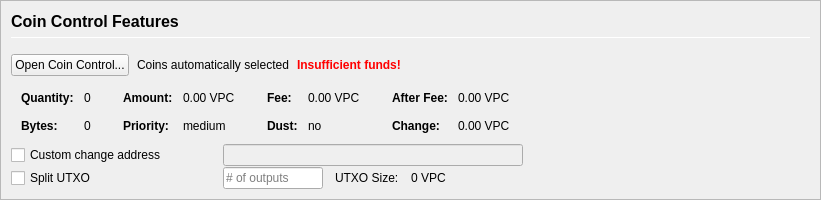
         <widget class="QFrame" name="frameCoinControl">
          <property name="sizePolicy">
           <sizepolicy hsizetype="Expanding" vsizetype="Expanding">
            <horstretch>0</horstretch>
            <verstretch>0</verstretch>
           </sizepolicy>
          </property>
          <property name="maximumSize">
           <size>
            <width>16777215</width>
            <height>16777215</height>
           </size>
          </property>
          <property name="frameShape">
           <enum>QFrame::StyledPanel</enum>
          </property>
          <property name="frameShadow">
           <enum>QFrame::Sunken</enum>
          </property>
          <layout class="QVBoxLayout" name="verticalLayoutCoinControl2">
           <property name="spacing">
            <number>0</number>
           </property>
           <property name="margin">
            <number>0</number>
           </property>
           <item>
            <widget class="QFrame" name="frameCoinControl_BG">
             <layout class="QVBoxLayout" name="verticalLayoutCoinControl" stretch="0,0,0,0,0,0">
              <property name="spacing">
               <number>1</number>
              </property>
              <property name="leftMargin">
               <number>10</number>
              </property>
              <property name="topMargin">
               <number>10</number>
              </property>
              <item>
               <layout class="QHBoxLayout" name="horizontalLayoutCoinControl1">
                <property name="bottomMargin">
                 <number>15</number>
                </property>
                <item>
                 <layout class="QVBoxLayout" name="verticalLayout_3">
                  <property name="spacing">
                   <number>6</number>
                  </property>
                  <item>
                   <widget class="QLabel" name="labelCoinControlFeatures">
                    <property name="sizePolicy">
                     <sizepolicy hsizetype="Preferred" vsizetype="Maximum">
                      <horstretch>0</horstretch>
                      <verstretch>0</verstretch>
                     </sizepolicy>
                    </property>
                    <property name="minimumSize">
                     <size>
                      <width>0</width>
                      <height>20</height>
                     </size>
                    </property>
                    <property name="font">
                     <font>
                      <pointsize>12</pointsize>
                      <weight>75</weight>
                      <bold>true</bold>
                     </font>
                    </property>
                    <property name="styleSheet">
                     <string notr="true">font-weight:bold;</string>
                    </property>
                    <property name="text">
                     <string>Coin Control Features</string>
                    </property>
                   </widget>
                  </item>
                  <item>
                   <widget class="Line" name="line">
                    <property name="minimumSize">
                     <size>
                      <width>0</width>
                      <height>1</height>
                     </size>
                    </property>
                    <property name="maximumSize">
                     <size>
                      <width>16777215</width>
                      <height>1</height>
                     </size>
                    </property>
                    <property name="orientation">
                     <enum>Qt::Horizontal</enum>
                    </property>
                   </widget>
                  </item>
                 </layout>
                </item>
               </layout>
              </item>
              <item>
               <layout class="QHBoxLayout" name="horizontalLayoutCoinControl2" stretch="0,0,0,0">
                <property name="spacing">
                 <number>8</number>
                </property>
                <property name="bottomMargin">
                 <number>10</number>
                </property>
                <item>
                 <widget class="QPushButton" name="pushButtonCoinControl">
                  <property name="styleSheet">
                   <string notr="true"/>
                  </property>
                  <property name="text">
                   <string>Open Coin Control...</string>
                  </property>
                  <property name="autoDefault">
                   <bool>false</bool>
                  </property>
                 </widget>
                </item>
                <item>
                 <widget class="QLabel" name="labelCoinControlAutomaticallySelected">
                  <property name="text">
                   <string>Coins automatically selected</string>
                  </property>
                  <property name="margin">
                   <number>5</number>
                  </property>
                 </widget>
                </item>
                <item>
                 <widget class="QLabel" name="labelCoinControlInsuffFunds">
                  <property name="font">
                   <font>
                    <weight>75</weight>
                    <bold>true</bold>
                   </font>
                  </property>
                  <property name="styleSheet">
                   <string notr="true">color:red;font-weight:bold;</string>
                  </property>
                  <property name="text">
                   <string>Insufficient funds!</string>
                  </property>
                  <property name="margin">
                   <number>5</number>
                  </property>
                 </widget>
                </item>
                <item>
                 <spacer name="horizontalSpacerCoinControl">
                  <property name="orientation">
                   <enum>Qt::Horizontal</enum>
                  </property>
                  <property name="sizeHint" stdset="0">
                   <size>
                    <width>40</width>
                    <height>1</height>
                   </size>
                  </property>
                 </spacer>
                </item>
               </layout>
              </item>
              <item>
               <widget class="QWidget" name="widgetCoinControl" native="true">
                <property name="sizePolicy">
                 <sizepolicy hsizetype="Preferred" vsizetype="Preferred">
                  <horstretch>0</horstretch>
                  <verstretch>0</verstretch>
                 </sizepolicy>
                </property>
                <property name="minimumSize">
                 <size>
                  <width>0</width>
                  <height>0</height>
                 </size>
                </property>
                <property name="styleSheet">
                 <string notr="true"/>
                </property>
                <layout class="QHBoxLayout" name="horizontalLayoutCoinControl5">
                 <property name="margin">
                  <number>0</number>
                 </property>
                 <item>
                  <layout class="QHBoxLayout" name="horizontalLayoutCoinControl3" stretch="0,0,0,1">
                   <property name="spacing">
                    <number>20</number>
                   </property>
                   <property name="topMargin">
                    <number>0</number>
                   </property>
                   <property name="bottomMargin">
                    <number>10</number>
                   </property>
                   <item>
                    <layout class="QFormLayout" name="formLayoutCoinControl1">
                     <property name="horizontalSpacing">
                      <number>10</number>
                     </property>
                     <property name="verticalSpacing">
                      <number>14</number>
                     </property>
                     <property name="leftMargin">
                      <number>10</number>
                     </property>
                     <property name="topMargin">
                      <number>4</number>
                     </property>
                     <property name="rightMargin">
                      <number>6</number>
                     </property>
                     <item row="0" column="0">
                      <widget class="QLabel" name="labelCoinControlQuantityText">
                       <property name="font">
                        <font>
                         <weight>75</weight>
                         <bold>true</bold>
                        </font>
                       </property>
                       <property name="text">
                        <string>Quantity:</string>
                       </property>
                       <property name="margin">
                        <number>0</number>
                       </property>
                      </widget>
                     </item>
                     <item row="0" column="1">
                      <widget class="QLabel" name="labelCoinControlQuantity">
                       <property name="cursor">
                        <cursorShape>IBeamCursor</cursorShape>
                       </property>
                       <property name="contextMenuPolicy">
                        <enum>Qt::ActionsContextMenu</enum>
                       </property>
                       <property name="text">
                        <string notr="true">0</string>
                       </property>
                       <property name="margin">
                        <number>0</number>
                       </property>
                       <property name="textInteractionFlags">
                        <set>Qt::LinksAccessibleByMouse|Qt::TextSelectableByKeyboard|Qt::TextSelectableByMouse</set>
                       </property>
                      </widget>
                     </item>
                     <item row="1" column="0">
                      <widget class="QLabel" name="labelCoinControlBytesText">
                       <property name="font">
                        <font>
                         <weight>75</weight>
                         <bold>true</bold>
                        </font>
                       </property>
                       <property name="text">
                        <string>Bytes:</string>
                       </property>
                      </widget>
                     </item>
                     <item row="1" column="1">
                      <widget class="QLabel" name="labelCoinControlBytes">
                       <property name="cursor">
                        <cursorShape>IBeamCursor</cursorShape>
                       </property>
                       <property name="contextMenuPolicy">
                        <enum>Qt::ActionsContextMenu</enum>
                       </property>
                       <property name="text">
                        <string notr="true">0</string>
                       </property>
                       <property name="textInteractionFlags">
                        <set>Qt::LinksAccessibleByMouse|Qt::TextSelectableByKeyboard|Qt::TextSelectableByMouse</set>
                       </property>
                      </widget>
                     </item>
                    </layout>
                   </item>
                   <item>
                    <layout class="QFormLayout" name="formLayoutCoinControl2">
                     <property name="horizontalSpacing">
                      <number>10</number>
                     </property>
                     <property name="verticalSpacing">
                      <number>14</number>
                     </property>
                     <property name="leftMargin">
                      <number>6</number>
                     </property>
                     <property name="topMargin">
                      <number>4</number>
                     </property>
                     <property name="rightMargin">
                      <number>6</number>
                     </property>
                     <item row="0" column="0">
                      <widget class="QLabel" name="labelCoinControlAmountText">
                       <property name="font">
                        <font>
                         <weight>75</weight>
                         <bold>true</bold>
                        </font>
                       </property>
                       <property name="text">
                        <string>Amount:</string>
                       </property>
                       <property name="margin">
                        <number>0</number>
                       </property>
                      </widget>
                     </item>
                     <item row="0" column="1">
                      <widget class="QLabel" name="labelCoinControlAmount">
                       <property name="cursor">
                        <cursorShape>IBeamCursor</cursorShape>
                       </property>
                       <property name="contextMenuPolicy">
                        <enum>Qt::ActionsContextMenu</enum>
                       </property>
                       <property name="text">
                        <string notr="true">0.00 VPC</string>
                       </property>
                       <property name="textInteractionFlags">
                        <set>Qt::LinksAccessibleByMouse|Qt::TextSelectableByKeyboard|Qt::TextSelectableByMouse</set>
                       </property>
                      </widget>
                     </item>
                     <item row="1" column="0">
                      <widget class="QLabel" name="labelCoinControlPriorityText">
                       <property name="font">
                        <font>
                         <weight>75</weight>
                         <bold>true</bold>
                        </font>
                       </property>
                       <property name="text">
                        <string>Priority:</string>
                       </property>
                      </widget>
                     </item>
                     <item row="1" column="1">
                      <widget class="QLabel" name="labelCoinControlPriority">
                       <property name="cursor">
                        <cursorShape>IBeamCursor</cursorShape>
                       </property>
                       <property name="contextMenuPolicy">
                        <enum>Qt::ActionsContextMenu</enum>
                       </property>
                       <property name="text">
                        <string>medium</string>
                       </property>
                       <property name="textInteractionFlags">
                        <set>Qt::LinksAccessibleByMouse|Qt::TextSelectableByKeyboard|Qt::TextSelectableByMouse</set>
                       </property>
                      </widget>
                     </item>
                    </layout>
                   </item>
                   <item>
                    <layout class="QFormLayout" name="formLayoutCoinControl3">
                     <property name="horizontalSpacing">
                      <number>10</number>
                     </property>
                     <property name="verticalSpacing">
                      <number>14</number>
                     </property>
                     <property name="leftMargin">
                      <number>6</number>
                     </property>
                     <property name="topMargin">
                      <number>4</number>
                     </property>
                     <property name="rightMargin">
                      <number>6</number>
                     </property>
                     <item row="0" column="0">
                      <widget class="QLabel" name="labelCoinControlFeeText">
                       <property name="font">
                        <font>
                         <weight>75</weight>
                         <bold>true</bold>
                        </font>
                       </property>
                       <property name="text">
                        <string>Fee:</string>
                       </property>
                       <property name="margin">
                        <number>0</number>
                       </property>
                      </widget>
                     </item>
                     <item row="0" column="1">
                      <widget class="QLabel" name="labelCoinControlFee">
                       <property name="cursor">
                        <cursorShape>IBeamCursor</cursorShape>
                       </property>
                       <property name="contextMenuPolicy">
                        <enum>Qt::ActionsContextMenu</enum>
                       </property>
                       <property name="text">
                        <string notr="true">0.00 VPC</string>
                       </property>
                       <property name="textInteractionFlags">
                        <set>Qt::LinksAccessibleByMouse|Qt::TextSelectableByKeyboard|Qt::TextSelectableByMouse</set>
                       </property>
                      </widget>
                     </item>
                     <item row="1" column="0">
                      <widget class="QLabel" name="labelCoinControlLowOutputText">
                       <property name="font">
                        <font>
                         <weight>75</weight>
                         <bold>true</bold>
                        </font>
                       </property>
                       <property name="text">
                        <string>Dust:</string>
                       </property>
                      </widget>
                     </item>
                     <item row="1" column="1">
                      <widget class="QLabel" name="labelCoinControlLowOutput">
                       <property name="cursor">
                        <cursorShape>IBeamCursor</cursorShape>
                       </property>
                       <property name="contextMenuPolicy">
                        <enum>Qt::ActionsContextMenu</enum>
                       </property>
                       <property name="text">
                        <string>no</string>
                       </property>
                       <property name="textInteractionFlags">
                        <set>Qt::LinksAccessibleByMouse|Qt::TextSelectableByKeyboard|Qt::TextSelectableByMouse</set>
                       </property>
                      </widget>
                     </item>
                    </layout>
                   </item>
                   <item>
                    <layout class="QFormLayout" name="formLayoutCoinControl4">
                     <property name="horizontalSpacing">
                      <number>10</number>
                     </property>
                     <property name="verticalSpacing">
                      <number>14</number>
                     </property>
                     <property name="leftMargin">
                      <number>6</number>
                     </property>
                     <property name="topMargin">
                      <number>4</number>
                     </property>
                     <property name="rightMargin">
                      <number>6</number>
                     </property>
                     <item row="0" column="0">
                      <widget class="QLabel" name="labelCoinControlAfterFeeText">
                       <property name="font">
                        <font>
                         <weight>75</weight>
                         <bold>true</bold>
                        </font>
                       </property>
                       <property name="text">
                        <string>After Fee:</string>
                       </property>
                       <property name="margin">
                        <number>0</number>
                       </property>
                      </widget>
                     </item>
                     <item row="0" column="1">
                      <widget class="QLabel" name="labelCoinControlAfterFee">
                       <property name="cursor">
                        <cursorShape>IBeamCursor</cursorShape>
                       </property>
                       <property name="contextMenuPolicy">
                        <enum>Qt::ActionsContextMenu</enum>
                       </property>
                       <property name="text">
                        <string notr="true">0.00 VPC</string>
                       </property>
                       <property name="textInteractionFlags">
                        <set>Qt::LinksAccessibleByMouse|Qt::TextSelectableByKeyboard|Qt::TextSelectableByMouse</set>
                       </property>
                      </widget>
                     </item>
                     <item row="1" column="0">
                      <widget class="QLabel" name="labelCoinControlChangeText">
                       <property name="font">
                        <font>
                         <weight>75</weight>
                         <bold>true</bold>
                        </font>
                       </property>
                       <property name="text">
                        <string>Change:</string>
                       </property>
                      </widget>
                     </item>
                     <item row="1" column="1">
                      <widget class="QLabel" name="labelCoinControlChange">
                       <property name="cursor">
                        <cursorShape>IBeamCursor</cursorShape>
                       </property>
                       <property name="contextMenuPolicy">
                        <enum>Qt::ActionsContextMenu</enum>
                       </property>
                       <property name="text">
                        <string notr="true">0.00 VPC</string>
                       </property>
                       <property name="textInteractionFlags">
                        <set>Qt::LinksAccessibleByMouse|Qt::TextSelectableByKeyboard|Qt::TextSelectableByMouse</set>
                       </property>
                      </widget>
                     </item>
                    </layout>
                   </item>
                  </layout>
                 </item>
                </layout>
               </widget>
              </item>
              <item>
               <layout class="QHBoxLayout" name="horizontalLayoutCoinControl4">
                <property name="spacing">
                 <number>12</number>
                </property>
                <property name="sizeConstraint">
                 <enum>QLayout::SetDefaultConstraint</enum>
                </property>
                <property name="topMargin">
                 <number>0</number>
                </property>
                <property name="rightMargin">
                 <number>0</number>
                </property>
                <item>
                 <widget class="QCheckBox" name="checkBoxCoinControlChange">
                  <property name="sizePolicy">
                   <sizepolicy hsizetype="Preferred" vsizetype="Preferred">
                    <horstretch>0</horstretch>
                    <verstretch>0</verstretch>
                   </sizepolicy>
                  </property>
                  <property name="minimumSize">
                   <size>
                    <width>200</width>
                    <height>0</height>
                   </size>
                  </property>
                  <property name="maximumSize">
                   <size>
                    <width>200</width>
                    <height>16777215</height>
                   </size>
                  </property>
                  <property name="toolTip">
                   <string>If this is activated, but the change address is empty or invalid, change will be sent to a newly generated address.</string>
                  </property>
                  <property name="text">
                   <string>Custom change address</string>
                  </property>
                 </widget>
                </item>
                <item>
                 <widget class="QValidatedLineEdit" name="lineEditCoinControlChange">
                  <property name="enabled">
                   <bool>false</bool>
                  </property>
                  <property name="sizePolicy">
                   <sizepolicy hsizetype="Preferred" vsizetype="Preferred">
                    <horstretch>0</horstretch>
                    <verstretch>0</verstretch>
                   </sizepolicy>
                  </property>
                  <property name="minimumSize">
                   <size>
                    <width>300</width>
                    <height>0</height>
                   </size>
                  </property>
                 </widget>
                </item>
                <item>
                 <widget class="QLabel" name="labelCoinControlChangeLabel">
                  <property name="sizePolicy">
                   <sizepolicy hsizetype="Preferred" vsizetype="Preferred">
                    <horstretch>0</horstretch>
                    <verstretch>0</verstretch>
                   </sizepolicy>
                  </property>
                  <property name="minimumSize">
                   <size>
                    <width>100</width>
                    <height>0</height>
                   </size>
                  </property>
                  <property name="text">
                   <string/>
                  </property>
                  <property name="margin">
                   <number>3</number>
                  </property>
                 </widget>
                </item>
               </layout>
              </item>
              <item>
               <layout class="QHBoxLayout" name="horizontalLayoutCoinControl6">
                <property name="spacing">
                 <number>12</number>
                </property>
                <property name="rightMargin">
                 <number>0</number>
                </property>
                <item>
                 <widget class="QCheckBox" name="splitBlockCheckBox">
                  <property name="sizePolicy">
                   <sizepolicy hsizetype="Preferred" vsizetype="Preferred">
                    <horstretch>0</horstretch>
                    <verstretch>0</verstretch>
                   </sizepolicy>
                  </property>
                  <property name="minimumSize">
                   <size>
                    <width>200</width>
                    <height>0</height>
                   </size>
                  </property>
                  <property name="maximumSize">
                   <size>
                    <width>200</width>
                    <height>16777215</height>
                   </size>
                  </property>
                  <property name="text">
                   <string>Split UTXO</string>
                  </property>
                 </widget>
                </item>
                <item>
                 <widget class="QLineEdit" name="splitBlockLineEdit">
                  <property name="sizePolicy">
                   <sizepolicy hsizetype="Preferred" vsizetype="Preferred">
                    <horstretch>50</horstretch>
                    <verstretch>0</verstretch>
                   </sizepolicy>
                  </property>
                  <property name="minimumSize">
                   <size>
                    <width>100</width>
                    <height>0</height>
                   </size>
                  </property>
                  <property name="maximumSize">
                   <size>
                    <width>100</width>
                    <height>16777215</height>
                   </size>
                  </property>
                  <property name="placeholderText">
                   <string># of outputs</string>
                  </property>
                 </widget>
                </item>
                <item>
                 <widget class="QLabel" name="labelBlockSizeText">
                  <property name="text">
                   <string>UTXO Size:</string>
                  </property>
                 </widget>
                </item>
                <item>
                 <widget class="QLabel" name="labelBlockSize">
                  <property name="text">
                   <string>0 VPC</string>
                  </property>
                 </widget>
                </item>
                <item>
                 <spacer name="horizontalSpacer_7">
                  <property name="orientation">
                   <enum>Qt::Horizontal</enum>
                  </property>
                  <property name="sizeHint" stdset="0">
                   <size>
                    <width>40</width>
                    <height>20</height>
                   </size>
                  </property>
                 </spacer>
                </item>
               </layout>
              </item>
              <item>
               <spacer name="verticalSpacerCoinControl">
                <property name="orientation">
                 <enum>Qt::Vertical</enum>
                </property>
                <property name="sizeHint" stdset="0">
                 <size>
                  <width>800</width>
                  <height>1</height>
                 </size>
                </property>
               </spacer>
              </item>
             </layout>
            </widget>
           </item>
          </layout>
         </widget>
